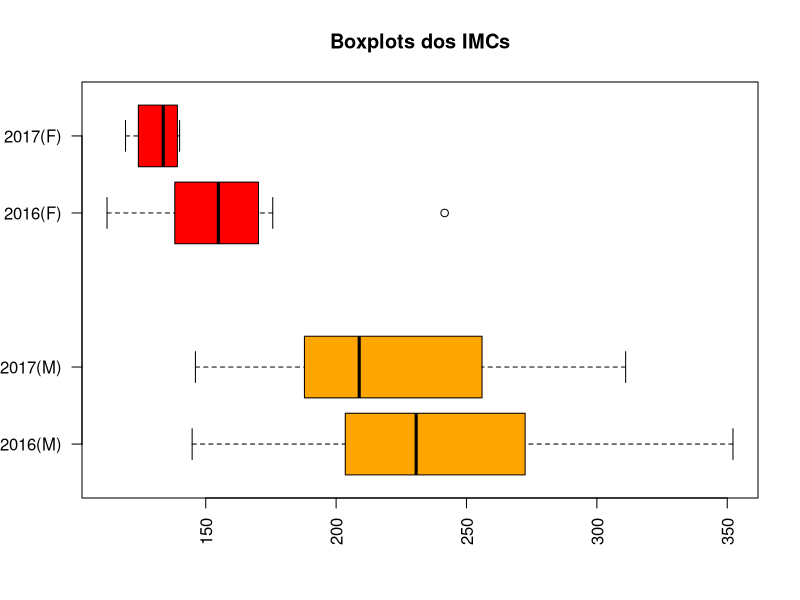

Source code (R):
## ---- chunk 1
knitr::opts_chunk$set(echo = TRUE)
## ---- chunk 2

# importação dos dados
raw_data_2016 <- read.csv(file = 'imc_20162.csv')
raw_data_2017 <- read.csv(file = 'CS01_20172.csv', sep=';')

head(raw_data_2016)
head(raw_data_2017)
## ---- chunk 3

# Filtra dados apenas de estudantes do ppgee (necessario apenas em 2016)
raw_data_2016 <- subset(raw_data_2016, Course=="PPGEE")

# renomeia coluna de 2016
names(raw_data_2016)[names(raw_data_2016) == "Gender"] <- "Sex"

# renomeia coluna de 2017
names(raw_data_2017)[names(raw_data_2017) == "height.m"] <- "Height.m"
## ---- chunk 4

# cria coluna com calculo do IMC
raw_data_2016$IMC = raw_data_2016$Weight.kg * (raw_data_2016$Height.m * raw_data_2016$Height.m)
raw_data_2017$IMC = raw_data_2017$Weight.kg * (raw_data_2017$Height.m * raw_data_2017$Height.m)

# separa entre masculino e feminino e armazena apenas o IMC
imc_m_2016 <- subset(raw_data_2016, Sex=="M")$IMC
imc_f_2016 <- subset(raw_data_2016, Sex=="F")$IMC
imc_m_2017 <- subset(raw_data_2017, Sex=="M")$IMC
imc_f_2017 <- subset(raw_data_2017, Sex=="F")$IMC
## ---- chunk 5
# imprime um sumario com as principais informações estatisticas dos IMCs
summary(imc_m_2016)
summary(imc_m_2017)
summary(imc_f_2016)
summary(imc_f_2017)

# boxplot
boxplot(imc_m_2016, imc_m_2017, imc_f_2016, imc_f_2017,
main = "Boxplots dos IMCs",
at = c(1,2,4,5),
names = c("2016(M)", "2017(M)", "2016(F)", "2017(F)"),
las = 2,
col = c("orange","orange", "red", "red"),
horizontal = TRUE,
notch = FALSE
)
## ---- chunk 6
# teste de shapiro-wilk. Se o p-valor < 0.05, não podemos assumir que as amostras apresentam normalidade
shapiro.test(imc_m_2016)
shapiro.test(imc_m_2017)
shapiro.test(imc_f_2016)
shapiro.test(imc_f_2017)
## ---- chunk 7
# teste t de student
t.test(imc_m_2016, imc_m_2017, "two.sided", mu=0, conf.level = 0.95)
t.test(imc_f_2016, imc_f_2017, "two.sided", mu=0, conf.level = 0.95)
